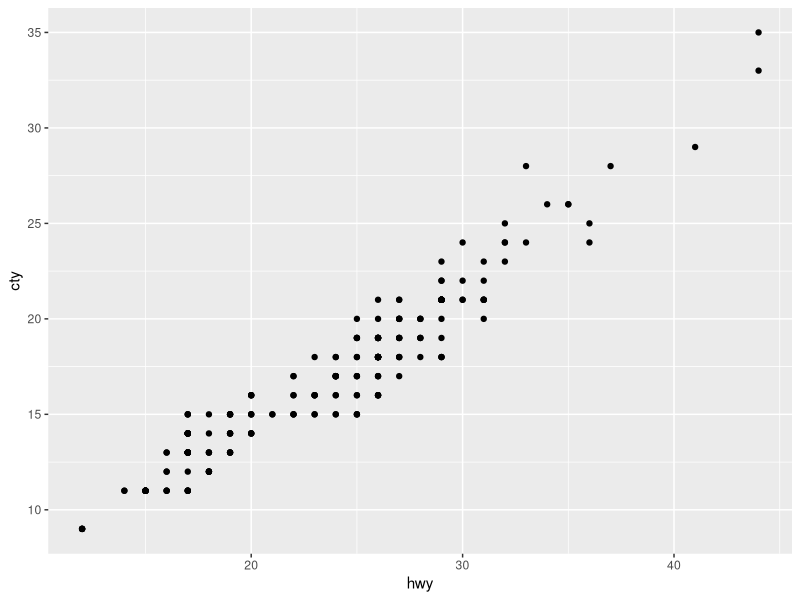
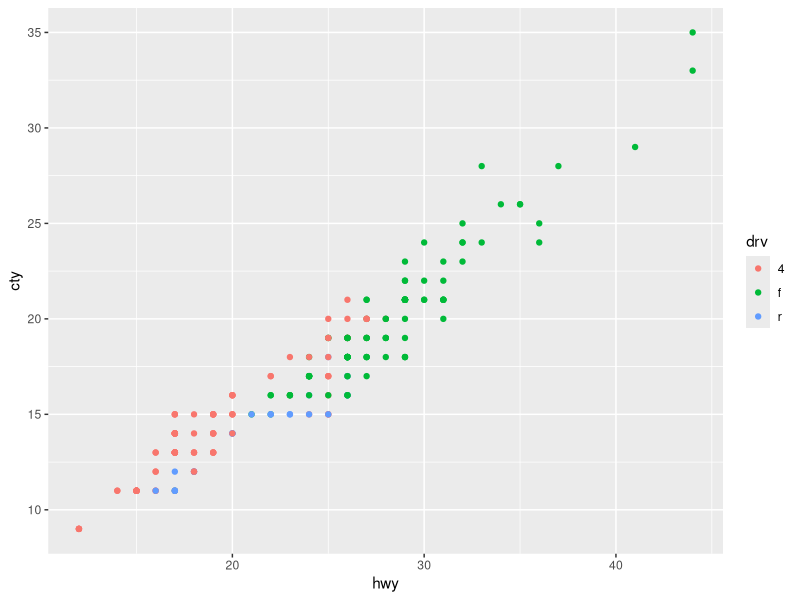
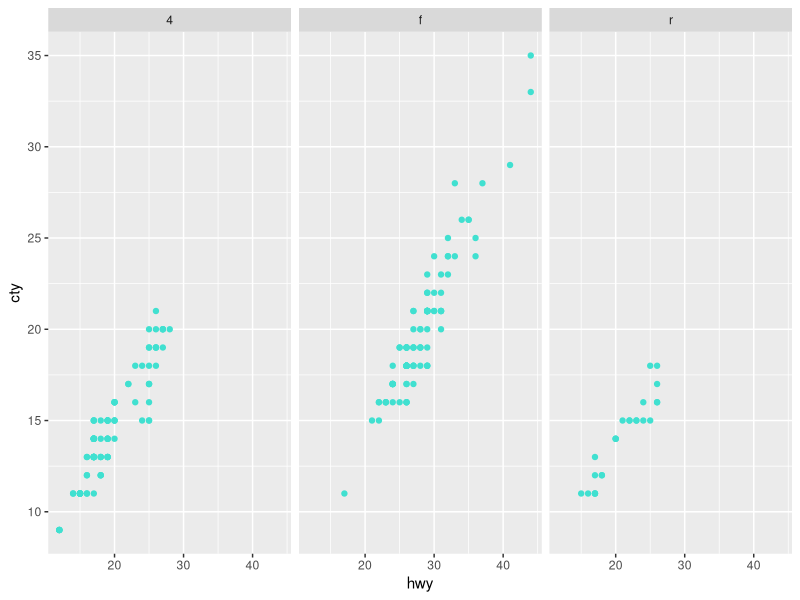
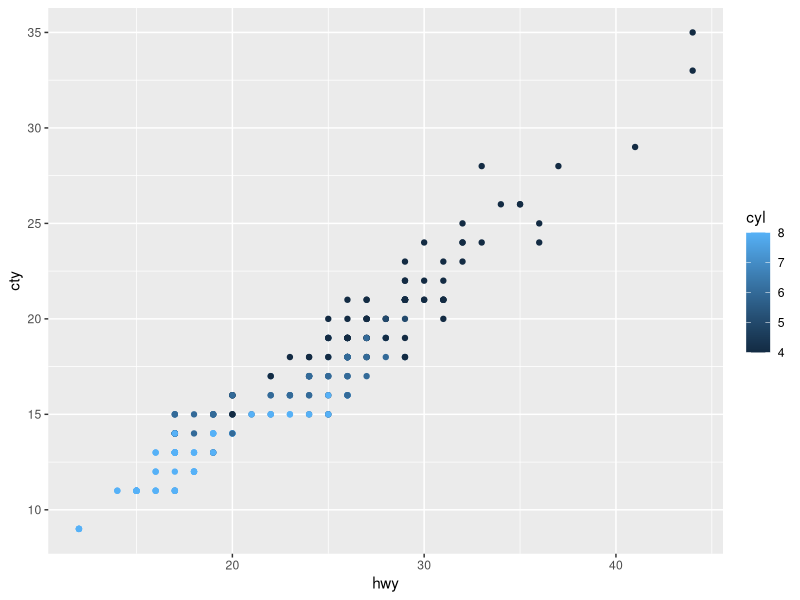
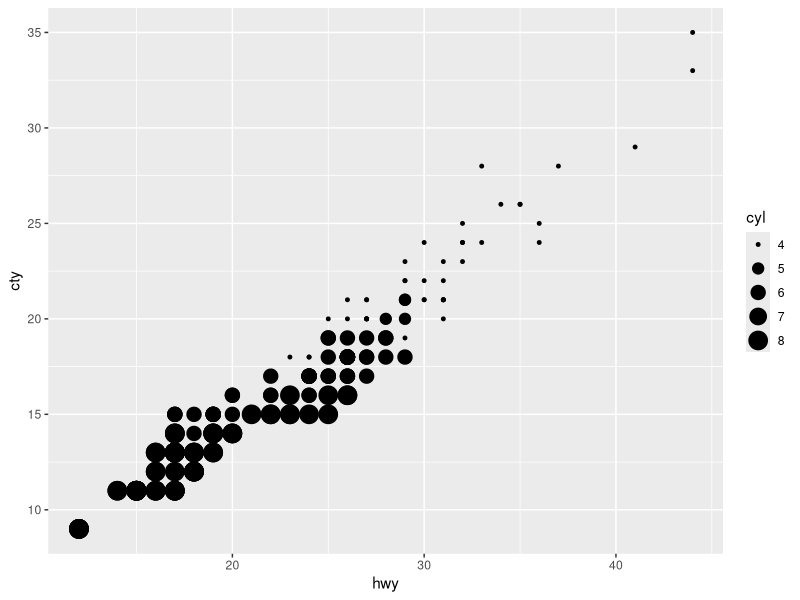
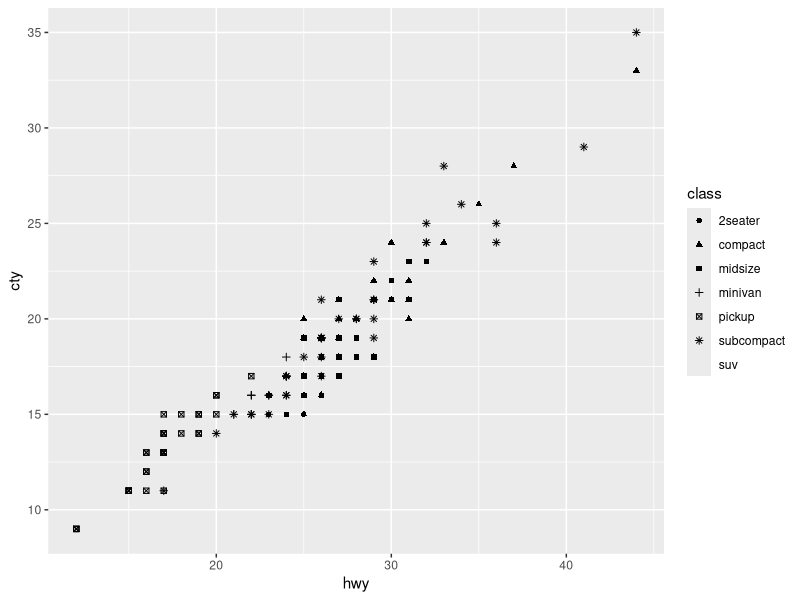
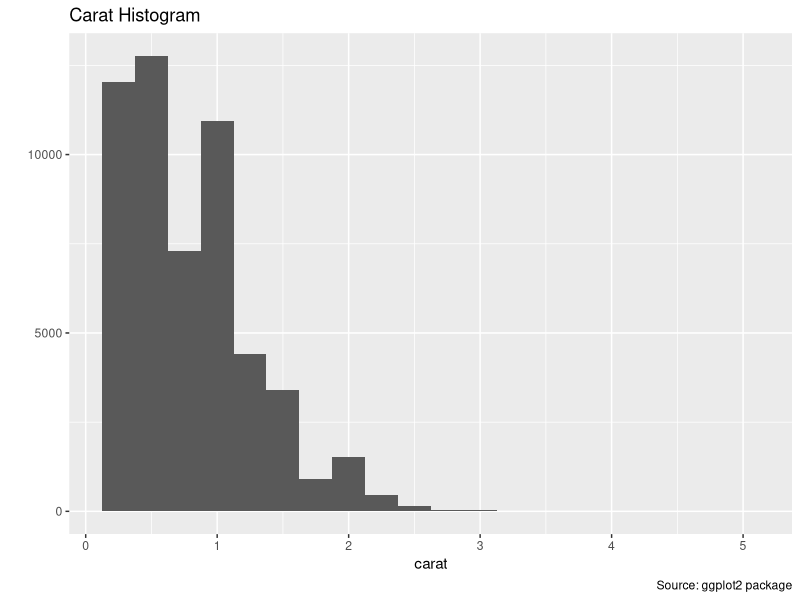
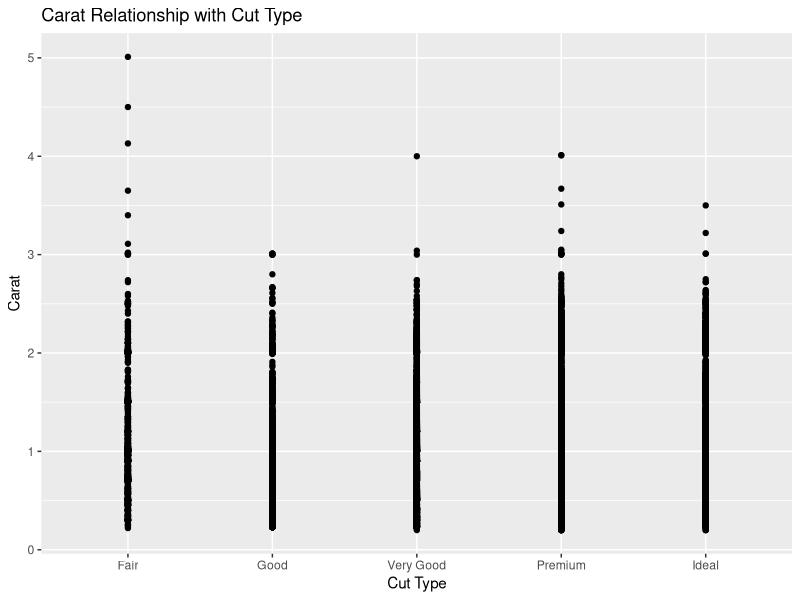

Recreate these plots in R, in order.
## ---- chunk 1
#| label: load-pkgs

# Loading package(s)
library(tidyverse)
## ---- chunk 2
#| label: load-data

# read in data
tinder_data <- read_csv("data/tinder_data.csv")
## ---- chunk 3
ggplot(
  data = mpg,
  mapping = aes(x = hwy, y = cty)
) +
  geom_point()
## ---- chunk 4
ggplot(
  data = mpg,
  mapping = aes(x = hwy, y = cty, color = drv)
) +
  geom_point()

## ---- chunk 5
ggplot(
  data = mpg,
  mapping = aes(x = hwy, y = cty)
) +
  geom_point(color = "turquoise") +
  facet_wrap(~drv)
## ---- chunk 6

ggplot(
  data = mpg,
  mapping = aes(x = hwy, y = cty)
) +
  geom_point(aes(color = cyl))

## ---- chunk 7
ggplot(
  data = mpg,
  mapping = aes(x = hwy, y = cty)
) +
  geom_point(aes(size = cyl))
## ---- chunk 8
ggplot(
  data = mpg,
  mapping = aes(x = hwy, y = cty)
) +
  geom_point(aes(shape = class))
## ---- chunk 9
ggplot(
  data = diamonds, 
  mapping = aes(x = carat)) +
  geom_histogram(binwidth = 0.25) +
  labs(
    title = "Carat Histogram",
    y = "",
    caption = "Source: ggplot2 package"
  )
## ---- chunk 10
ggplot(
  data = diamonds, 
  mapping = aes(x = cut, y = carat)) +
  geom_point() +
  labs(title = "Carat Relationship with Cut Type",
       x = "Cut Type", y = "Carat")
## ---- chunk 11
ggplot(
  data = diamonds,
  mapping = aes(x = cut, y = carat)
) +
  geom_boxplot() +
  labs(title = "Carat Relationship with Cut Type",
       x = "Cut Type", y = "Carat")
## ---- chunk 12
ggplot(
  data = diamonds, 
  mapping = aes(x = cut, fill = carat > 0.7)) +
  geom_bar() +
  labs(title = "Diamonds Cut Distribution",
       x = "Cut", y = "Count",
       fill = "Carat > 0.7 Condition")
## ---- chunk 13
ggplot(
  data = tinder_data, 
  mapping = aes(x = messages_sent, y = messages_received, color = user_gender)) +
  geom_point() +
  geom_abline(slope = 1, intercept = 0, linetype = "dashed") +
  geom_smooth(method = "lm") + 
  coord_fixed() +
  labs(title = "Messages Sent vs Messages Received by Gender",
       subtitle = "Dashed Line indicates equal amounts of messages sent and receives", 
       x = "Messages Sent", y = "Messages Received")

dir.create("plots")
ggsave("plots/tinder_case_study_plot.png")
## ---- chunk 14
ggplot(
  data = mpg, 
  mapping = aes(x = hwy, y = class)) +
  geom_boxplot() +
  geom_jitter(alpha = 0.25)+
  labs(y = "Vehicle Class", x = "Highway MPG")
